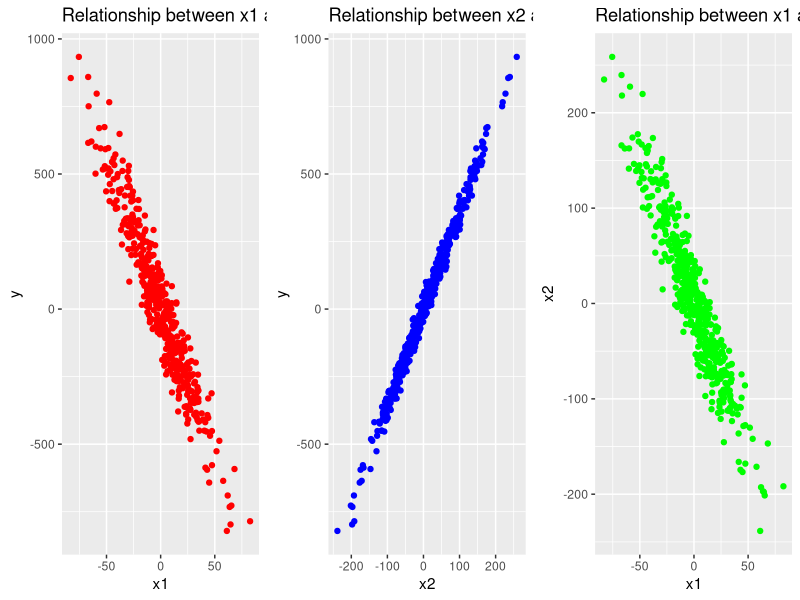

Here is the R script that generated this plot:
## ---- chunk 1
#create the data
set.seed(100)
n = 500
x1 = rnorm(n=n, sd=25)
x2 = -3*x1 + rnorm(n=n, sd=25)
y = -2*x1 + 3*x2 + rnorm(n=n, sd=25)
data = data.frame(x1,x2,y)
## ---- chunk 2
library(ggplot2)
library(ggpubr)

#plot the relationship between variables
plot1 = ggplot(data=data, aes(x=x1, y=y)) + geom_point(col="red") + ggtitle("Relationship between x1 and y")
plot2 = ggplot(data=data, aes(x=x2, y=y)) + geom_point(col="blue") + ggtitle("Relationship between x2 and y")
plot3 = ggplot(data=data, aes(x=x1, y=x2)) + geom_point(col="green") + ggtitle("Relationship between x1 and x2")
ggarrange(plot1, plot2, plot3, ncol = 3)
## ---- chunk 3
attach(data)
regression = lm(y ~ x1 + x2)
regression$coefficients
## ---- chunk 4
#compute beta from regressing y on x1 and x2
regression = lm(y ~ x1 + x2)
regression$coefficients
## ---- chunk 5
#compute the residuals of regressing x1 on x2
first_reg = lm(x1 ~ x2)
residuals = first_reg$residuals

#compute beta from regressing y on the residuals from above
second_reg = lm(y ~ residuals)
second_reg$coefficients
## ---- chunk 6
#compute residuals of regressing y on x2
first_reg = lm(y ~ x2)
residuals1 = first_reg$residuals

#compute the residuals of regressing x1 on x2
second_reg = lm(x1 ~ x2)
residuals2 = second_reg$residuals

#compute beta from regressing the residuals_1 on residuals_2
last_reg = lm(residuals1 ~ residuals2)
last_reg$coefficients
